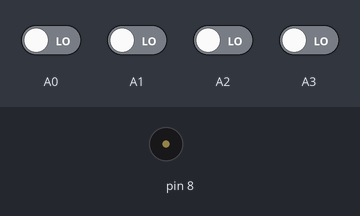
Bench run of a sketch on a simulated Arduino Uno, built with avr-gcc and run on an emulated ATmega328P. On the bench: buzzer (waves = sounding). The test bench sets the inputs (shaded band); at power-on: A0–3 LOW.

Above: at 2.0 s.
2.1 s: A0 driven HIGH
At 5.0 s:
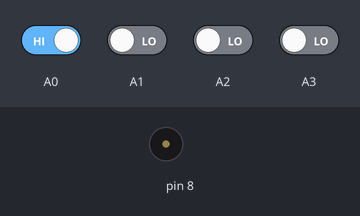
5.1 s: A3 driven HIGH
At 5.8 s:
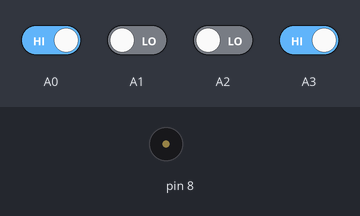
6.6 s: A3 driven LOW
At 7.05 s:
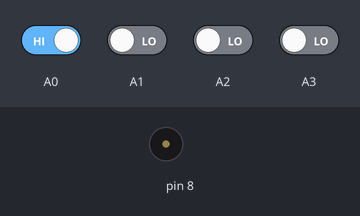
Timing chart, 0 to 15.6 s (numbered marks = the images above; inputs shaded):
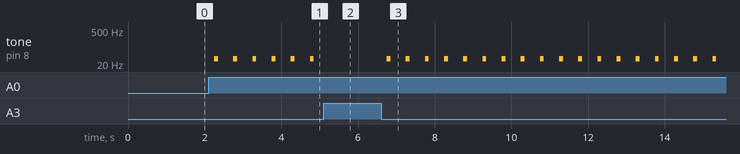

The sketch:

simple_sequencer1.ino
```cpp
/*
  Simple Sequencer
*/
// define sequencer variables
int step[8] = {0,0,0,0,0,0,0,0};
int beep0 = 33;
int beep1 = 262;
int beep2 = 2093;
int beep3 = 0;
int count = 0;

// set inputs and the output
void setup()
{
  pinMode(A0, INPUT);
  pinMode(8, OUTPUT);
  pinMode(A1, INPUT);
  pinMode(A2, INPUT);
  pinMode(A3, INPUT);
}

// main loop where you store different variables
void loop()
{
  delay(250);

  if (digitalRead(A0) == HIGH) {
    step[count] = beep0;
  }

  if (digitalRead(A1) == HIGH) {
    step[count] = beep1;
  }
  if (digitalRead(A2) == HIGH) {
    step[count] = beep2;
  }
  if (digitalRead(A3) == HIGH) {
    step[count] = beep3;
  }
  tone(8, step[count], 100);
  count++;
  if(count == 8)
  {
    count = 0;
  }
  delay(250); // Delay a little bit to improve simulation performance
}
```

Measured:
- after the input at 2.1 s, tone on pin 8: alternates 33 Hz for 0.10 s and silent for 0.40 s, starting after 0.15 s
- after the input at 5.1 s, tone on pin 8: stops changing and stays silent
- after the input at 6.6 s, tone on pin 8: alternates 33 Hz for 0.10 s and silent for 0.40 s, starting after 0.15 s
